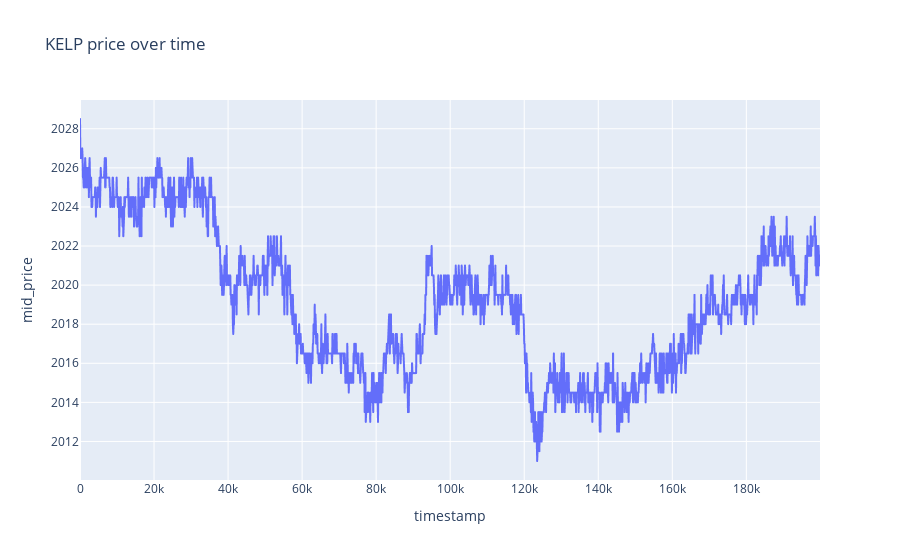

Source (notebook cell):
### Code cell
fig = px.line(kelp, x='timestamp', y='mid_price', title='KELP price over time')
fig.show()

### Figure 1 — Plotly figure (JSON) as saved in the notebook; plotly's stock layout.template omitted (floating-point values rounded to 4 significant figures; data arrays with more than 128 entries replaced by an {"elided": "..."} marker saying what was removed)
{"data": [{"hovertemplate": "timestamp=%{x}<br>mid_price=%{y}<extra></extra>", "legendgroup": "", "line": {"color": "#636efa", "dash": "solid"}, "marker": {"symbol": "circle"}, "mode": "lines", "name": "", "showlegend": false, "type": "scattergl", "x": {"elided": "2000 int values"}, "xaxis": "x", "y": {"elided": "2000 float values"}, "yaxis": "y"}], "layout": {"legend": {"tracegroupgap": 0}, "title": {"text": "KELP price over time"}, "xaxis": {"anchor": "y", "domain": [0, 1], "title": {"text": "timestamp"}}, "yaxis": {"anchor": "x", "domain": [0, 1], "title": {"text": "mid_price"}}}}
